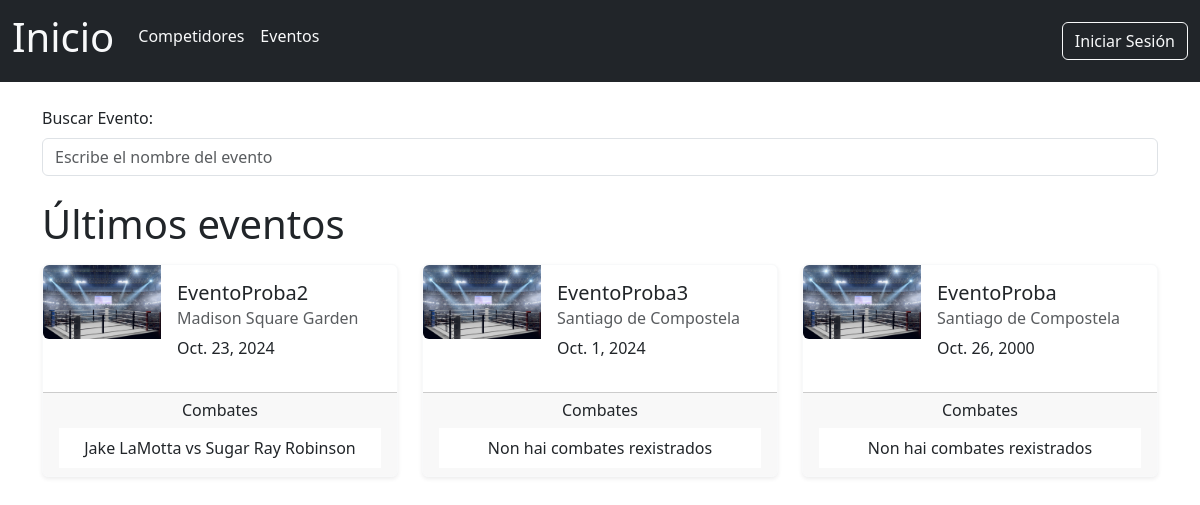
The page /eventos/ on the database its author committed.
### boxGal/models.py (models this page shows, shortened)
class Evento(models.Model):
    id_evento = models.BigAutoField(auto_created=True, primary_key=True)
    nome_evento = models.CharField(max_length=255)
    lugar_evento = models.CharField(max_length=255)
    data_evento = models.DateField()
    foto_evento = models.ImageField(upload_to='eventos/', blank=True, null=True)

class Combate(models.Model):
    id_combate = models.BigAutoField(auto_created=True, primary_key=True)
    boxeador_azul = models.ForeignKey(Competidor, related_name='combates_azul', on_delete=models.CASCADE)
    boxeador_vermello = models.ForeignKey(Competidor, related_name='combates_vermello', on_delete=models.CASCADE)
    evento_combate = models.ForeignKey(Evento, on_delete=models.CASCADE)
    peso_combate = models.CharField(max_length=255)
    categoria_combate = models.CharField(max_length=255)
    arbitro = models.CharField(max_length=255)
    resultado = models.CharField(max_length=255)
    data_combate = models.DateField()
    likes = models.ManyToManyField(Usuario,related_name='combates_gustados', blank=True)
    def __str__(self):
        return f"{self.boxeador_azul} vs {self.boxeador_vermello}"

class Competidor(models.Model):
    id_competidor = models.BigAutoField(auto_created=True, primary_key=True)
    nome_competidor = models.CharField(max_length=255)
    apelidos_competidor = models.CharField(max_length=255)
    peso_competidor = models.CharField(max_length=255)
    vitorias = models.IntegerField()
    derrotas = models.IntegerField()
    empates = models.IntegerField()
    foto_competidor = models.ImageField(upload_to='competidores/', blank=True, null=True)
    def __str__(self):
        return f"{self.nome_competidor} {self.apelidos_competidor} "

### boxGal/views.py (the view)
# urls.py: path('eventos/', views.eventosHTML, name='eventosPage'),
def eventosHTML(request):
    listaEventos = Evento.objects.all().order_by('-data_evento')
    eventos_con_combates = []
    for evento in listaEventos:
        combates_evento = Combate.objects.filter(evento_combate=evento)
        eventos_con_combates.append({
            'evento': evento,
            'combates': combates_evento
        })
    template = loader.get_template('eventos.html')
    context = {
        'eventos_con_combates': eventos_con_combates,
        'NUMERO_LIKES_DESTACADO':NUMERO_LIKES_DESTACADO
    }
    return HttpResponse(template.render(context, request))

### boxGal/templates/eventos.html (shortened to what this page needs)
{% extends 'header.html' %}
{% block corpo %}
  <div class="container py-4">
    <div class="mb-4 position-relative">
      <label for="buscadorEventos" class="form-label">Buscar Evento:</label>
      <input type="text" class="form-control" id="buscadorEventos" placeholder="Escribe el nombre del evento" aria-label="Buscar evento" />
    </div>
    <h1 class="my-3">Últimos eventos</h1>
    <div class="row g-4" id="listaEventos">
      {% for item in eventos_con_combates|slice:':3' %}
        <div class="col-12 col-md-6 col-lg-4 evento-item">
          <div class="card h-100 shadow-sm border-light">
            <a class="nav-link" href="{% url 'eventoEspecifico' item.evento.id_evento %}">
              <div class="row g-0">
                <div class="col-md-4">
                  {% if item.evento.foto_evento %}
                    <img src="/media/{{ item.evento.foto_evento }}" alt="{{ item.evento.nome_evento }}" class="img-fluid rounded-start" />
                  {% else %}
                    <img src="/media/eventos/defaultEvento.jpg" alt="{{ item.evento.nome_evento }}" class="img-fluid rounded-start" />
                  {% endif %}
                </div>
                <div class="col-md-8">
                  <div class="card-body">
                    <h5 class="card-title">{{ item.evento.nome_evento }}</h5>
                    <h6 class="card-subtitle mb-2 text-muted">{{ item.evento.lugar_evento }}</h6>
                    <p class="card-text">{{ item.evento.data_evento }}</p>
                  </div>
                </div>
              </div>
              <div class="card-footer mt-3">
                <h6 class="text-center">Combates</h6>
                <ul class="list-group list-group-flush">
                  {% if item.combates %}
                    {% for combate in item.combates %}
                      <li class="list-group-item text-center">{{ combate }}</li>
                    {% endfor %}
                  {% else %}
                    <li class="list-group-item text-center">Non hai combates rexistrados</li>
                  {% endif %}
                </ul>
              </div>
            </a>
          </div>
        </div>
      {% endfor %}
    </div>
  </div>
{% endblock %}

### boxGal/static/css/style.css (style rules this page uses)
*::after { -webkit-box-sizing: border-box; -moz-box-sizing: border-box; box-sizing: border-box; }

### rows shown on the page
Evento: evento.nome_evento "EventoProba2", evento.lugar_evento "Madison Square Garden", evento.data_evento "Oct. 23, 2024"
Combate: boxeador_azul+boxeador_vermello "Jake LaMotta vs Sugar Ray Robinson"
Evento: evento.nome_evento "EventoProba3", evento.lugar_evento "Santiago de Compostela", evento.data_evento "Oct. 1, 2024", shows "Non hai combates rexistrados"
Evento: evento.nome_evento "EventoProba", evento.lugar_evento "Santiago de Compostela", evento.data_evento "Oct. 26, 2000", shows "Non hai combates rexistrados"
